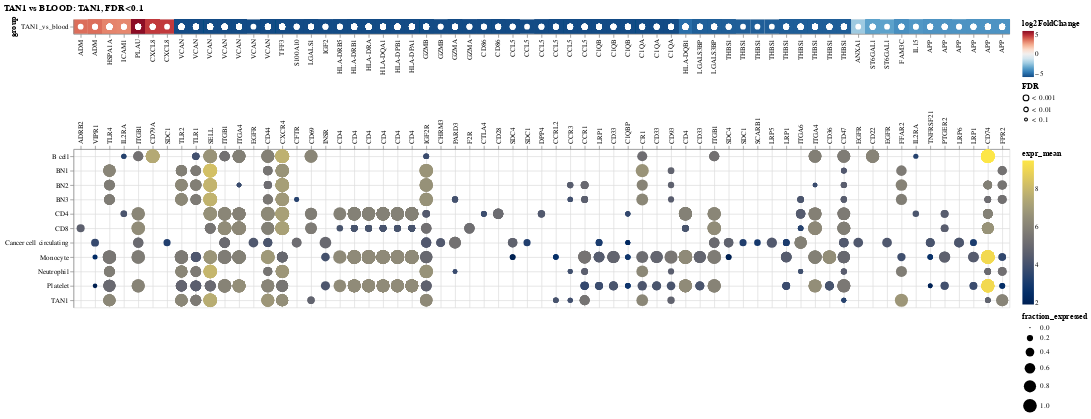

Notebook code for this chart:
### Code cell
heatmap = cpdba.plot_result(
    cpdb_sig_int.loc[lambda x: x["source_genesymbol"].isin(top_genes)],
    title=title_plot,
    aggregate=False,
    cluster="heatmap",
    label_limit=110,
)
heatmap

### Figure 1 — Vega-Lite specification as saved in the notebook (floating-point values rounded to 4 significant figures; data arrays with more than 128 entries replaced by an {"elided": "..."} marker saying what was removed)
{"config": {"view": {"continuousWidth": 300, "continuousHeight": 300}, "concat": {"spacing": -20}, "mark": {"opacity": 1}}, "vconcat": [{"layer": [{"data": {"name": "data-7283a6cef6cd7e1f5bc044245f25be95"}, "mark": {"type": "rect"}, "encoding": {"color": {"field": "log2FoldChange", "scale": {"domain": [-5.0, 5.0], "reverse": true, "scheme": "redblue"}, "type": "quantitative"}, "x": {"field": "interaction", "sort": ["ADM_ADRB2", "ADM_VIPR1", "HSPA1A_TLR4", "ICAM1_IL2RA", "PLAU_ITGB1", "CXCL8_CD79A", "CXCL8_SDC1", "VCAN_TLR2", "VCAN_TLR1", "VCAN_SELL", "VCAN_ITGB1", "VCAN_ITGA4", "VCAN_EGFR", "VCAN_CD44", "TFF3_CXCR4", "S100A10_CFTR", "LGALS1_CD69", "IGF2_INSR", "HLA-DRB5_CD4", "HLA-DRB1_CD4", "HLA-DRA_CD4", "HLA-DQA1_CD4", "HLA-DPB1_CD4", "HLA-DPA1_CD4", "GZMB_IGF2R", "GZMB_CHRM3", "GZMA_PARD3", "GZMA_F2R", "CD86_CTLA4", "CD86_CD28", "CCL5_SDC4", "CCL5_SDC1", "CCL5_DPP4", "CCL5_CCRL2", "CCL5_CCR3", "CCL5_CCR1", "C1QB_LRP1", "C1QB_CD33", "C1QB_C1QBP", "C1QA_CR1", "C1QA_CD33", "C1QA_CD93", "HLA-DQB1_CD4", "LGALS3BP_CD33", "LGALS3BP_ITGB1", "THBS1_SDC4", "THBS1_SDC1", "THBS1_SCARB1", "THBS1_LRP5", "THBS1_LRP1", "THBS1_ITGA6", "THBS1_ITGA4", "THBS1_CD36", "THBS1_CD47", "ANXA1_EGFR", "ST6GAL1_CD22", "ST6GAL1_EGFR", "FAM3C_FFAR2", "IL15_IL2RA", "APP_TNFRSF21", "APP_PTGER2", "APP_LRP6", "APP_LRP1", "APP_CD74", "APP_FPR2"], "type": "nominal"}, "y": {"field": "group", "type": "nominal"}}, "title": ""}, {"data": {"name": "data-7283a6cef6cd7e1f5bc044245f25be95"}, "mark": {"type": "point", "color": "white", "filled": true, "stroke": "black", "strokeWidth": 0}, "encoding": {"size": {"field": "FDR", "scale": {"domain": ["< 0.001", "< 0.01", "< 0.1"], "range": [64.0, 16.0, 4.0]}, "type": "nominal"}, "x": {"field": "interaction", "sort": ["ADM_ADRB2", "ADM_VIPR1", "HSPA1A_TLR4", "ICAM1_IL2RA", "PLAU_ITGB1", "CXCL8_CD79A", "CXCL8_SDC1", "VCAN_TLR2", "VCAN_TLR1", "VCAN_SELL", "VCAN_ITGB1", "VCAN_ITGA4", "VCAN_EGFR", "VCAN_CD44", "TFF3_CXCR4", "S100A10_CFTR", "LGALS1_CD69", "IGF2_INSR", "HLA-DRB5_CD4", "HLA-DRB1_CD4", "HLA-DRA_CD4", "HLA-DQA1_CD4", "HLA-DPB1_CD4", "HLA-DPA1_CD4", "GZMB_IGF2R", "GZMB_CHRM3", "GZMA_PARD3", "GZMA_F2R", "CD86_CTLA4", "CD86_CD28", "CCL5_SDC4", "CCL5_SDC1", "CCL5_DPP4", "CCL5_CCRL2", "CCL5_CCR3", "CCL5_CCR1", "C1QB_LRP1", "C1QB_CD33", "C1QB_C1QBP", "C1QA_CR1", "C1QA_CD33", "C1QA_CD93", "HLA-DQB1_CD4", "LGALS3BP_CD33", "LGALS3BP_ITGB1", "THBS1_SDC4", "THBS1_SDC1", "THBS1_SCARB1", "THBS1_LRP5", "THBS1_LRP1", "THBS1_ITGA6", "THBS1_ITGA4", "THBS1_CD36", "THBS1_CD47", "ANXA1_EGFR", "ST6GAL1_CD22", "ST6GAL1_EGFR", "FAM3C_FFAR2", "IL15_IL2RA", "APP_TNFRSF21", "APP_PTGER2", "APP_LRP6", "APP_LRP1", "APP_CD74", "APP_FPR2"], "type": "nominal"}, "y": {"field": "group", "type": "nominal"}}}], "encoding": {"x": {"axis": {"labelExpr": "split(datum.label, '_')[0]", "orient": "bottom"}, "title": null}}}, {"data": {"name": "data-2caffa5fd523413c4cd634f0d660c0f2"}, "mark": {"type": "circle"}, "encoding": {"color": {"field": "expr_mean", "scale": {"scheme": "cividis"}, "type": "quantitative"}, "size": {"field": "fraction_expressed", "type": "quantitative"}, "x": {"axis": {"grid": true, "labelExpr": "split(datum.label, '_')[1]", "labelLimit": 110, "orient": "top", "title": null}, "field": "interaction", "sort": ["ADM_ADRB2", "ADM_VIPR1", "HSPA1A_TLR4", "ICAM1_IL2RA", "PLAU_ITGB1", "CXCL8_CD79A", "CXCL8_SDC1", "VCAN_TLR2", "VCAN_TLR1", "VCAN_SELL", "VCAN_ITGB1", "VCAN_ITGA4", "VCAN_EGFR", "VCAN_CD44", "TFF3_CXCR4", "S100A10_CFTR", "LGALS1_CD69", "IGF2_INSR", "HLA-DRB5_CD4", "HLA-DRB1_CD4", "HLA-DRA_CD4", "HLA-DQA1_CD4", "HLA-DPB1_CD4", "HLA-DPA1_CD4", "GZMB_IGF2R", "GZMB_CHRM3", "GZMA_PARD3", "GZMA_F2R", "CD86_CTLA4", "CD86_CD28", "CCL5_SDC4", "CCL5_SDC1", "CCL5_DPP4", "CCL5_CCRL2", "CCL5_CCR3", "CCL5_CCR1", "C1QB_LRP1", "C1QB_CD33", "C1QB_C1QBP", "C1QA_CR1", "C1QA_CD33", "C1QA_CD93", "HLA-DQB1_CD4", "LGALS3BP_CD33", "LGALS3BP_ITGB1", "THBS1_SDC4", "THBS1_SDC1", "THBS1_SCARB1", "THBS1_LRP5", "THBS1_LRP1", "THBS1_ITGA6", "THBS1_ITGA4", "THBS1_CD36", "THBS1_CD47", "ANXA1_EGFR", "ST6GAL1_CD22", "ST6GAL1_EGFR", "FAM3C_FFAR2", "IL15_IL2RA", "APP_TNFRSF21", "APP_PTGER2", "APP_LRP6", "APP_LRP1", "APP_CD74", "APP_FPR2"], "type": "nominal"}, "y": {"axis": {"grid": true}, "field": "cell_type_sub", "title": null, "type": "nominal"}}}], "resolve": {"scale": {"color": "independent", "size": "independent", "x": "independent"}}, "title": "TAN1 vs BLOOD: TAN1, FDR<0.1", "$schema": "https://vega.github.io/schema/vega-lite/v5.17.0.json", "datasets": {"data-7283a6cef6cd7e1f5bc044245f25be95": {"elided": "1280 records"}, "data-2caffa5fd523413c4cd634f0d660c0f2": {"elided": "1280 records"}}}
